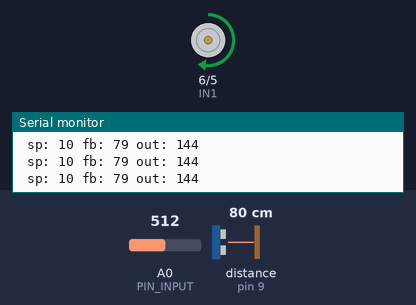
A sketch run on a simulated Arduino Uno, built with avr-gcc and run on an emulated ATmega328P. On the bench: motor-driver pin pairs drawn as motors (green arrow = first pin HIGH = forward, orange = second pin HIGH = backward, longer = more drive), the last lines printed to the serial monitor. Inputs (shaded band) come from the test bench; at power-on: distance to the obstacle (sensor on pin 9) 80 cm, A0 (PIN_INPUT) = 512.

Above: at 1.2 s.
1.3 s: distance to the obstacle (sensor on pin 9) set to 14 cm
At 1.46 s:
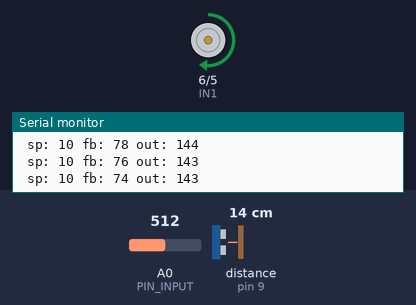
4.3 s: distance to the obstacle (sensor on pin 9) set to 12 cm
At 7.0 s:
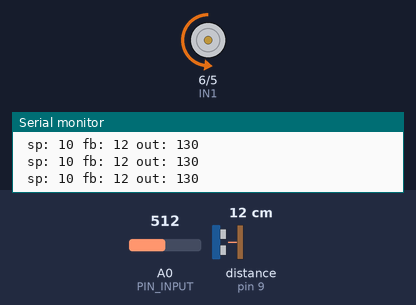
7.3 s: distance to the obstacle (sensor on pin 9) set to 35 cm
At 9.9 s:
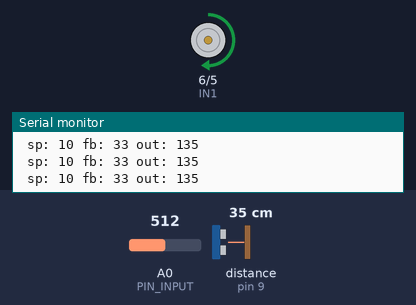
10.3 s: distance to the obstacle (sensor on pin 9) set to 9 cm
At 12.2 s:
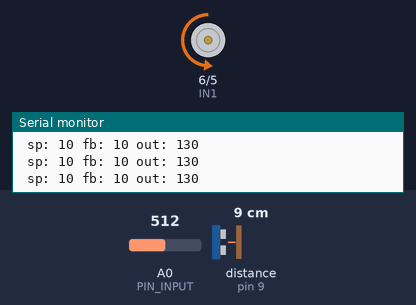
Timing chart, 0 to 13.7 s (numbered marks = the images above; inputs shaded):
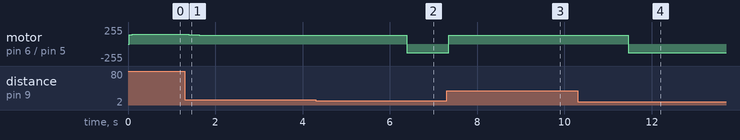

Measured:
- the behaviour switches between 13 and 12 cm on distance to the obstacle (sensor on pin 9) (found by bisection; images 1 and 2)
- after the input at 1.3 s, motor on pin 6 (IN1) / pin 5 (IN2): moves from forward 144/255 to forward 131/255 over 0.81 s, starting at once
- after the input at 4.3 s, motor on pin 6 (IN1) / pin 5 (IN2): forward 131/255 → backward 130/255 after 2.1 s
- after the input at 7.3 s, motor on pin 6 (IN1) / pin 5 (IN2): moves from backward 130/255 to forward 135/255 over 1.9 s, starting after 0.05 s
- after the input at 10.3 s, motor on pin 6 (IN1) / pin 5 (IN2): moves from forward 135/255 to backward 130/255 over 1.1 s, starting after 0.07 s

The sketch:

_7-motor-PID.ino
```cpp
#include <Ultrasonic.h>
#include <SimpleKalmanFilter.h>

#include <FastPID.h>

#define PIN_INPUT     A0
#define PIN_SETPOINT  A1
#define PIN_OUTPUT    5

float Kp = 0.2, Ki = 0, Kd = 0, Hz = 100;
int output_bits = 9;
bool output_signed = true;

FastPID myPID(Kp, Ki, Kd, Hz, output_bits, output_signed);

Ultrasonic ultrasonic(8, 9);
SimpleKalmanFilter simpleKalmanFilter(2, 2, 0.01);

int IN1 = 6;
int IN2 = 5;

void setup()
{
  Serial.begin(9600);

  pinMode(IN1, OUTPUT);
  pinMode(IN2, OUTPUT);
}

void loop()
{
  int a = analogRead(A0);
  int distance_unfiltered = ultrasonic.read();
  float distance = simpleKalmanFilter.updateEstimate(distance_unfiltered);

  int setpoint = 10;
  int feedback = distance;
  int output = myPID.step(setpoint, feedback);

  if (output < 0)
  {
    output = -output;
    output += 130;
    analogWrite(IN1, output);
    analogWrite(IN2, LOW);
  }
  else
  {
    output += 130;
    analogWrite(IN1, LOW);
    analogWrite(IN2, output);
  }

  Serial.print(" sp: ");
  Serial.print(setpoint);
  Serial.print(" fb: ");
  Serial.print(feedback);
  Serial.print(" out: ");
  Serial.println(output);
}
```
